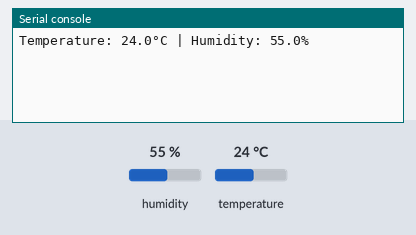
Bench run of a program on a simulated CircuitPython board. Shown: the last lines printed to the serial console. Inputs (shaded band) come from the test bench; at power-on: humidity 55 %, temperature 24 °C.

Above: at 1.2 s.
1.3 s: humidity set to 22 %
At 2.9 s:
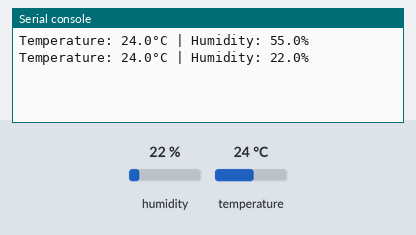
4.3 s: temperature set to 12 °C
At 5.3 s:
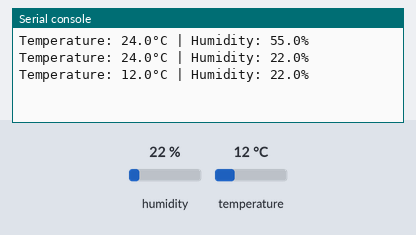
7.3 s: humidity set to 40 %
At 10.2 s:
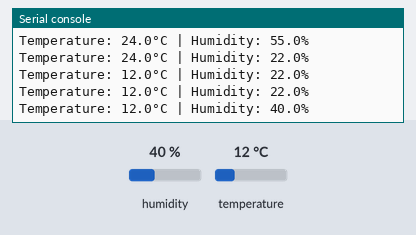
Timing chart, 0 to 11.7 s (numbered marks = the images above; inputs shaded):
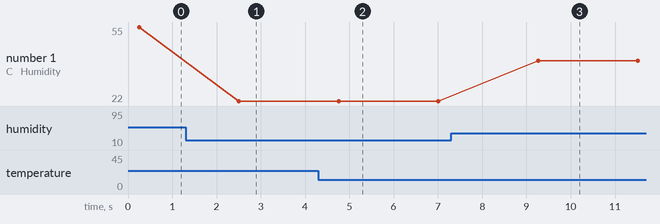

Measured:
- after the input at 1.3 s, the serial console: prints a new line after 1.2 s (image 1)
- after the input at 4.3 s, the serial console: prints a new line after 0.46 s (image 2)
- after the input at 7.3 s, the serial console: prints a new line after 2.0 s (image 3)
- plotted number 1: 55 → 22 after the input at 1.3 s, 22 → 40 after the input at 7.3 s

The program:

dht11_readings.py
```python
import time
import adafruit_dht
import board

# Initialize the DHT11 sensor on GPIO4 (BCM numbering)
dht_sensor = adafruit_dht.DHT11(board.D14)

try:
    while True:
        try:
            # Read temperature and humidity
            temperature = dht_sensor.temperature
            humidity = dht_sensor.humidity

            # Print results
            print(f"Temperature: {temperature:.1f}°C | Humidity: {humidity:.1f}%")

        except RuntimeError as e:
            # Handle sensor read errors (common with DHT11)
            print(f"Error: {e} (retrying...)")

        # Wait 2 seconds between readings (DHT11 requires slow polling)
        time.sleep(2)

except KeyboardInterrupt:
    # Cleanup on exit
    dht_sensor.exit()
    print("Program stopped.")
```
